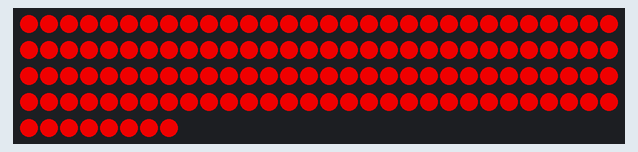
Bench run of a sketch on a simulated Arduino Uno, built with avr-gcc and run on an emulated ATmega328P. On the bench: 128 RGB LEDs in strip order, left to right, continuing on the next row.

Above: at 0.7 s.
At 1.4 s:
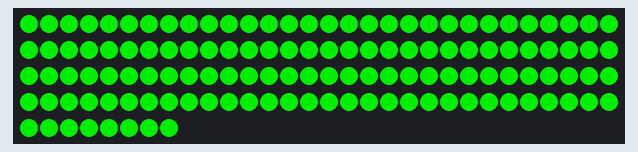
At 2.1 s:
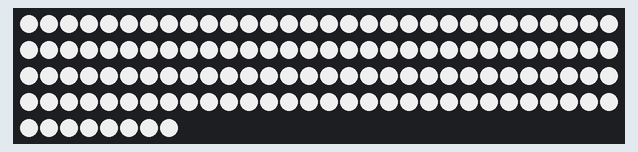
At 2.8 s:
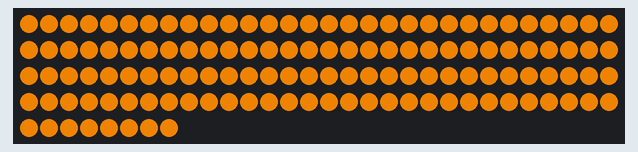

The sketch:

LED_CODE.ino
```cpp
#include <FastLED_NeoPixel.h>

// Which pin on the Arduino is connected to the LEDs?
#define DATA_PIN 8

// How many LEDs are attached to the Arduino?
#define NUM_LEDS 128

// LED brightness, 0 (min) to 255 (max)
#define BRIGHTNESS 204 // 80% kecerahan

// Amount of time for each half-blink, in milliseconds
#define BLINK_TIME 10

/* Declare the NeoPixel strip object:
*     * Argument 1 = Number of LEDs in the LED strip
*     * Argument 2 = Arduino pin number
*     * Argument 3 = LED strip color order

  The FastLED_NeoPixel version uses template arguments instead of function
  arguments. Note the use of '<>' brackets!

  You can switch between libraries by commenting out one of these two objects.
  In this example they should behave identically.
*/
// Adafruit_NeoPixel strip(NUM_LEDS, DATA_PIN, NEO_GRB);  // <- Adafruit NeoPixel version
FastLED_NeoPixel<NUM_LEDS, DATA_PIN, NEO_GRB> strip;      // <- FastLED NeoPixel version

int i;

void setup() {
  strip.begin();  // initialize strip (required!)
  strip.setBrightness(BRIGHTNESS);
}

void loop() {
  for (i = 0; i <= 128 ; i++) {
    strip.setPixelColor(i, strip.Color(255, 0, 0));  // RED
    strip.show();
  }
  delay(BLINK_TIME);
  for (i = 0; i <= 128 ; i++) {
    strip.setPixelColor(i, strip.Color(0, 255, 0));  // GREEN
    strip.show();
  }
  delay(BLINK_TIME);
  for (i = 0; i <= 128 ; i++) {
    strip.setPixelColor(i, strip.Color(255, 255, 255));  // WHITE
    strip.show();
  }
  delay(BLINK_TIME);
  for (i = 0; i <= 128 ; i++) {
    strip.setPixelColor(i, strip.Color(255, 140, 0));  // ORANGE
    strip.show();
  }
  delay(BLINK_TIME);
}
```

Measured:
- by itself, everything shown: repeats every 2.7 s, in 4 steps
- what the display in image 1 shows lasts 0.6 s, from 1.4 s to 2.0 s
